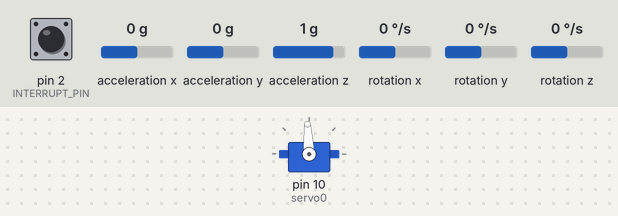
This sketch was run on a simulated Arduino Uno, built with avr-gcc and run on an emulated ATmega328P. Shown: servo. Wiring (inferred from the names in the program): MPU-6050 motion sensor at I2C address 0x68. The test bench sets the inputs (shaded band); at power-on: pin 2 (INTERRUPT_PIN) LOW, acceleration x 0 g, acceleration y 0 g, acceleration z 1 g, rotation x 0 °/s, rotation y 0 °/s, rotation z 0 °/s. The sensor or clock chip raises its interrupt line as the real part does; what the sketch prints to the serial monitor is not drawn.

Above: at 20.8 s.
Timing chart, 0 to 22.3 s (numbered marks = the images above):
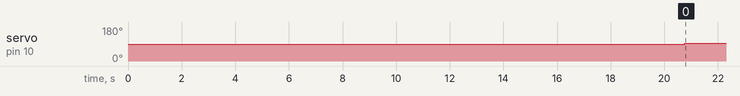

The sketch:

Camera_Stabilization_4.ino
```cpp
////////////////////////////////////////////////////////////////////
              //LIBRARIES
////////////////////////////////////////////////////////////////////
#include "I2Cdev.h"
#include "MPU6050_6Axis_MotionApps20.h"
#if I2CDEV_IMPLEMENTATION == I2CDEV_ARDUINO_WIRE
  #include "Wire.h"
#endif
#include <Servo.h>
#include <AutoPID.h>

////////////////////////////////////////////////////////////////////
              //Objects and variables
////////////////////////////////////////////////////////////////////
MPU6050 mpu;                                          //Making a MPU6050 object!
//MPU6050 mpu(0x69);                                  // <-- use for AD0 high
Servo servo0;

////////////////////////////////////////////////////////////////////
              //Yaw Calculations variables from DMP6
////////////////////////////////////////////////////////////////////
float correct;
int j = 0;
#define OUTPUT_READABLE_YAWPITCHROLL
#define INTERRUPT_PIN 2  // use pin 2 on Arduino Uno & most boards
bool blinkState = false;
// MPU control/status vars
bool dmpReady = false;  // set true if DMP init was successful
uint8_t mpuIntStatus;   // holds actual interrupt status byte from MPU
uint8_t devStatus;      // return status after each device operation (0 = success, !0 = error)
uint16_t packetSize;    // expected DMP packet size (default is 42 bytes)
uint16_t fifoCount;     // count of all bytes currently in FIFO
uint8_t fifoBuffer[64]; // FIFO storage buffer

// orientation/motion vars
Quaternion q;           // [w, x, y, z]         quaternion container
VectorInt16 aa;         // [x, y, z]            accel sensor measurements
VectorInt16 aaReal;     // [x, y, z]            gravity-free accel sensor measurements
VectorInt16 aaWorld;    // [x, y, z]            world-frame accel sensor measurements
VectorFloat gravity;    // [x, y, z]            gravity vector
float euler[3];         // [psi, theta, phi]    Euler angle container
float ypr[3];           // [yaw, pitch, roll]   yaw/pitch/roll container and gravity vector

// packet structure for InvenSense teapot demo
uint8_t teapotPacket[14] = { '$', 0x02, 0, 0, 0, 0, 0, 0, 0, 0, 0x00, 0x00, '\r', '\n' };

// ================================================================
// ===               INTERRUPT DETECTION ROUTINE                ===
// ================================================================

volatile bool mpuInterrupt = false;     // indicates whether MPU interrupt pin has gone high
void dmpDataReady() {
  mpuInterrupt = true;
}

////////////////////////////////////////////////////////////////////
              //can read digital MPU sensor everytime we reach this function
////////////////////////////////////////////////////////////////////

#define MPU_READ_DELAY 0

////////////////////////////////////////////////////////////////////
              //PID settings AND GAIN
////////////////////////////////////////////////////////////////////
#define OUTPUT_MIN 1000
#define OUTPUT_MAX 2000
#define KP 1
#define KI 0
#define KD 0

//double temperature, setPoint, outputVal;
//double input      , setPoint, outputVal;
double inputYawVal, setPoint, outputVal;

AutoPID myPID(&inputYawVal, &setPoint, &outputVal, OUTPUT_MIN, OUTPUT_MAX, KP, KI, KD);

unsigned long lastYawUpdate; //tracks clock time of last temp update

// ================================================================
// ===               MY CODE FOR CALCULATING GYRO ERRORS        ===
// ===              CODE TAKEN FROM HOW TO MECHTRONICS          ===
// ================================================================
  const int MPUAddr = 0x68;
  float AccX, AccY, AccZ;
  float GyroX, GyroY, GyroZ;
  float accAngleX, accAngleY, gyroAngleX, gyroAngleY, gyroAngleZ;
  float roll, pitch, yaw;
  float AccErrorX, AccErrorY, GyroErrorX, GyroErrorY, GyroErrorZ;
  float elapsedTime, currentTime, previousTime;
  int c = 0;

  void calculate_IMU_error() {
  // We can call this funtion in the setup section to calculate the accelerometer and gyro data error. From here we will get the error values used in the above equations printed on the Serial Monitor.
  // Note that we should place the IMU flat in order to get the proper values, so that we then can the correct values
  // Read accelerometer values 200 times
    while (c < 200) {
      Wire.beginTransmission(MPUAddr);
      Wire.write(0x3B);
      Wire.endTransmission(false);
      Wire.requestFrom(MPUAddr, 6, true);
      AccX = (Wire.read() << 8 | Wire.read()) / 16384.0 ;
      AccY = (Wire.read() << 8 | Wire.read()) / 16384.0 ;
      AccZ = (Wire.read() << 8 | Wire.read()) / 16384.0 ;
      // Sum all readings
      AccErrorX = AccErrorX + ((atan((AccY) / sqrt(pow((AccX), 2) + pow((AccZ), 2))) * 180 / PI));
      AccErrorY = AccErrorY + ((atan(-1 * (AccX) / sqrt(pow((AccY), 2) + pow((AccZ), 2))) * 180 / PI));
      c++;
    }
    //Divide the sum by 200 to get the error value
    AccErrorX = AccErrorX / 200;
    AccErrorY = AccErrorY / 200;
    c = 0;
    // Read gyro values 200 times
    while (c < 200) {
      Wire.beginTransmission(MPUAddr);
      Wire.write(0x43);
      Wire.endTransmission(false);
      Wire.requestFrom(MPUAddr, 6, true);
      GyroX = Wire.read() << 8 | Wire.read();
      GyroY = Wire.read() << 8 | Wire.read();
      GyroZ = Wire.read() << 8 | Wire.read();
      // Sum all readings
      GyroErrorX = GyroErrorX + (GyroX / 131.0);
      GyroErrorY = GyroErrorY + (GyroY / 131.0);
      GyroErrorZ = GyroErrorZ + (GyroZ / 131.0);
      c++;
    }
    //Divide the sum by 200 to get the error value
    GyroErrorX = GyroErrorX / 200;
    GyroErrorY = GyroErrorY / 200;
    GyroErrorZ = GyroErrorZ / 200;
  // Print the error values on the Serial Monitor
  Serial.print("AccErrorX: ");
  Serial.println(AccErrorX);
  Serial.print("AccErrorY: ");
  Serial.println(AccErrorY);
  Serial.print("GyroErrorX: ");
  Serial.println(GyroErrorX);
  Serial.print("GyroErrorY: ");
  Serial.println(GyroErrorY);
  Serial.print("GyroErrorZ: ");
  Serial.println(GyroErrorZ);
}

////////////////////////////////////////////////////////////////////
//         CALVULATE YAW

//call repeatedly in loop, only updates after a certain time interval
//returns true if update happened
////////////////////////////////////////////////////////////////////
void calculateYaw() {
  // if programming failed, don't try to do anything
  if (!dmpReady) return;

  // wait for MPU interrupt or extra packet(s) available
  while (!mpuInterrupt && fifoCount < packetSize) {
    if (mpuInterrupt && fifoCount < packetSize) {
      // try to get out of the infinite loop
      fifoCount = mpu.getFIFOCount();
    }
  }

  // reset interrupt flag and get INT_STATUS byte
  mpuInterrupt = false;
  mpuIntStatus = mpu.getIntStatus();

  // get current FIFO count
  fifoCount = mpu.getFIFOCount();

  // check for overflow (this should never happen unless our code is too inefficient)
  if ((mpuIntStatus & _BV(MPU6050_INTERRUPT_FIFO_OFLOW_BIT)) || fifoCount >= 1024) {
    // reset so we can continue cleanly
    mpu.resetFIFO();
    fifoCount = mpu.getFIFOCount();
    Serial.println(F("FIFO overflow!"));

    // otherwise, check for DMP data ready interrupt (this should happen frequently)
  } else if (mpuIntStatus & _BV(MPU6050_INTERRUPT_DMP_INT_BIT)) {
    // wait for correct available data length, should be a VERY short wait
    while (fifoCount < packetSize) fifoCount = mpu.getFIFOCount();

    // read a packet from FIFO
    mpu.getFIFOBytes(fifoBuffer, packetSize);

    // track FIFO count here in case there is > 1 packet available
    // (this lets us immediately read more without waiting for an interrupt)
    fifoCount -= packetSize;

    // Get Yaw, Pitch and Roll values
#ifdef OUTPUT_READABLE_YAWPITCHROLL
    mpu.dmpGetQuaternion(&q, fifoBuffer);
    mpu.dmpGetGravity(&gravity, &q);
    mpu.dmpGetYawPitchRoll(ypr, &q, &gravity);

    // Yaw, Pitch, Roll values - Radians to degrees
    ypr[0] = ypr[0] * 180 / M_PI;
    ypr[1] = ypr[1] * 180 / M_PI;
    ypr[2] = ypr[2] * 180 / M_PI;
#endif
  }
}//void calculateYaw

////////////////////////////////////////////////////////////////////
              //update Yaw
////////////////////////////////////////////////////////////////////
bool updateYaw() {
  if ((millis() - lastYawUpdate) > MPU_READ_DELAY) {
    inputYawVal = ypr[0] - correct; // Set the Yaw to 0 deg - subtract  the last random Yaw value from the currrent value to make the Yaw 0 degrees
    lastYawUpdate = millis();
    return true;
  }
  return false;
}//void updateTemperature


////////////////////////////////////////////////////////////////////
              //SETUP
////////////////////////////////////////////////////////////////////
void setup() {
//============================================================
// Code for YAW CALCULATIONS FROM IMU
//============================================================
  // join I2C bus (I2Cdev library doesn't do this automatically)
#if I2CDEV_IMPLEMENTATION == I2CDEV_ARDUINO_WIRE
  Wire.begin();
  Wire.setClock(400000); // 400kHz I2C clock. Comment this line if having compilation difficulties
#elif I2CDEV_IMPLEMENTATION == I2CDEV_BUILTIN_FASTWIRE
  Fastwire::setup(400, true);
#endif

  // initialize serial communication
  // (115200 chosen because it is required for Teapot Demo output, but it's
  // really up to you depending on your project)
  Serial.begin(38400);
  while (!Serial); // wait for Leonardo enumeration, others continue immediately

//   ================================================================
// ===              InSETUP:  MY CODE FOR CALCULATING GYRO ERRORS        ===
// ===              In SETUP:CODE TAKEN FROM HOW TO MECHTRONICS          ===
// ================================================================
  Wire.beginTransmission(MPUAddr);       // Start communication with MPUAddr6050 // MPUAddr=0x68
  Wire.write(0x6B);                  // Talk to the register 6B
  Wire.write(0x00);                  // Make reset - place a 0 into the 6B register
  Wire.endTransmission(true);        //end the transmission

  // Call this function if you need to get the IMU error values for your module
  calculate_IMU_error();
// ================================================================
   //End of my code:
// ================================================================

  // initialize device
  //Serial.println(F("Initializing I2C devices..."));
  mpu.initialize();
  pinMode(INTERRUPT_PIN, INPUT);
  devStatus = mpu.dmpInitialize();

  // supply your own gyro offsets here, scaled for min sensitivity
  //Commenting there's
//  mpu.setXGyroOffset(17);
//  mpu.setYGyroOffset(-69);
//  mpu.setZGyroOffset(27);
//  mpu.setZAccelOffset(1551); // 1688 factory default for my test chip

  //These are mine:
  mpu.setXGyroOffset(GyroErrorX);
  mpu.setYGyroOffset(GyroErrorY);
  mpu.setZGyroOffset(GyroErrorZ);
  mpu.setZAccelOffset(725); // 1688 factory default for my his chip

  // make sure it worked (returns 0 if so)
  if (devStatus == 0) {
    // turn on the DMP, now that it's ready
    // Serial.println(F("Enabling DMP..."));
    mpu.setDMPEnabled(true);

    attachInterrupt(digitalPinToInterrupt(INTERRUPT_PIN), dmpDataReady, RISING);
    mpuIntStatus = mpu.getIntStatus();

    // set our DMP Ready flag so the main loop() function knows it's okay to use it
    //Serial.println(F("DMP ready! Waiting for first interrupt..."));
    dmpReady = true;

    // get expected DMP packet size for later comparison
    packetSize = mpu.dmpGetFIFOPacketSize();
  } else {
    // ERROR!
    // 1 = initial memory load failed
    // 2 = DMP configuration updates failed
    // (if it's going to break, usually the code will be 1)
    // Serial.print(F("DMP Initialization failed (code "));
    //Serial.print(devStatus);
    //Serial.println(F(")"));
  }

  // Define the pins to which the 3 servo motors are connected
  servo0.attach(10);
  Serial.println("SETUP FINISHED");

  //SELF CALLIBRATION:
  Serial.println("SELF CALLIBRATION STARTED");
  //For 2000 times, we'll record yaw values
  for(int i=0; i<2000; i++){
    calculateYaw();
    correct = ypr[0];
  }

  //============================================================
  // Setup Code for PID
  while(!updateYaw()); //wait until yaw is updated

  //if yaw is more than 50 degrees below or above setpoint, OUTPUT will be set to min or max respectively
  myPID.setBangBang(50);
  //set PID update interval to 1000ms
  myPID.setTimeStep(1000);

  setPoint = 0;
  //============================================================
}

void loop() {
  calculateYaw();
  updateYaw();
  Serial.print(inputYawVal);

  myPID.run(); //call every loop, updates automatically at certain time interval

  Serial.print("\t");
  Serial.println(outputVal);

  if(myPID.atSetPoint(10)){
    stopServo();
  }else{
    rotateServo(outputVal);
  }
}

void rotateServoClockwise(int servoSpeed){
  servo0.writeMicroseconds(servoSpeed);
}

//Continuous servo rotates clockwise for Servo.write() value between 180 down to 91;
void rotateServoAntiClockwise(int servoSpeed){
  servo0.writeMicroseconds(servoSpeed);
}

void rotateServo(int servoSpeed){
  servo0.writeMicroseconds(servoSpeed);
}

void stopServo(){
  servo0.writeMicroseconds(1500);
}
```

Measured:
- by itself, servo on pin 10 (servo0): 90° → 93° at 20.8 s
